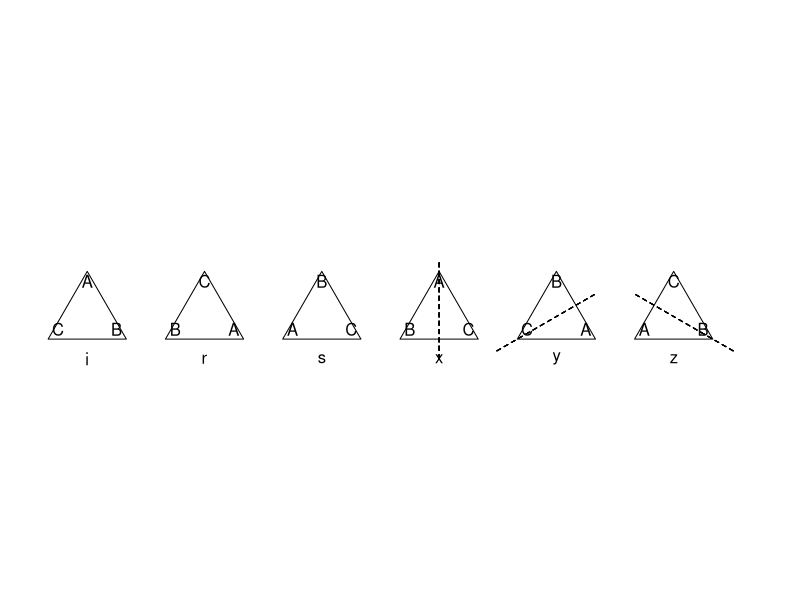
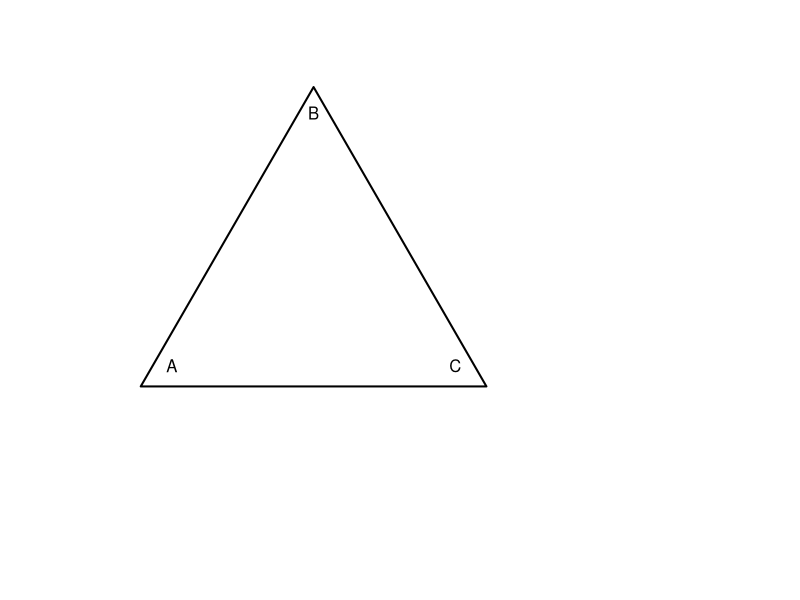

Source code (R) for these figures, in order:
#d3calc.R - Symmetries of the equilateral triangle

D3.makeDataFrame <- function() {
  DF <- data.frame(name=rep("",6),cfg=rep("",6),stringsAsFactors = FALSE)
  DF[1,] <- c("i","ABC")
  DF[2,] <- c("r","CAB")
  DF[3,] <- c("s","BCA")
  DF[4,] <- c("x","ACB")
  DF[5,] <- c("y","BAC")
  DF[6,] <- c("z","CBA")
  return(DF)
}

BiggsDF <- D3.makeDataFrame()
BiggsDF
D3.showConfigs <- function(DF) {
  par(mar=c(1,1,1,1))
  plot(NULL,xlim=c(0,18),ylim = c(-1,3), asp = 1, axes = FALSE)
  for (i in 0:5) {
    points(c(0,2,1,0)+3*i,c(0,0,sqrt(3),0),type = "l")
    lbl <- strsplit(DF[i+1,2],"")[[1]]
    text(c(1,1.75,0.25)+3*i,c(sqrt(3)-0.25,0.25,0.25),lbl)
    text(1+3*i,-0.5,DF[i+1,1])
    segments(c(10,12-0.3*sqrt(3),17+0.3*sqrt(3)),c(-0.5,-0.3,-0.3),
             c(10,13.5+0.3*sqrt(3),15.5-0.3*sqrt(3)),
             c(2,sqrt(3)/2+0.3,sqrt(3)/2+0.3),lty = 2)
  }
}
D3.showConfigs(BiggsDF)

#cfg is a string of symbols, reading clockwise from the top of the triangle
D3.showTriangle <- function(cfg){
  par(mar=c(1,1,1,1))
  plot(NULL,xlim=c(0,3),ylim = c(-1,2), asp = 1, axes = FALSE)
  points(c(0,2,1,0),c(0,0,sqrt(3),0),type = "l", lwd = 2)
  lbl <- strsplit(cfg,"")[[1]]
  text(c(1,1.82,0.18),c(sqrt(3)-0.15,0.12,0.12),lbl)
}
D3.showTriangle("BCA")

#a is one of the Biggs symbols for an operation.

#The return value is the new configuration
D3.apply <- function(a,cfg){
  v <-strsplit(cfg,"")[[1]]   #select first component of list
  w <- switch(a,
              "i" = v,
              "r" = c(v[3],v[1],v[2]),
              "s" = c(v[2],v[3],v[1]),
              "x" = c(v[1],v[3],v[2]),
              "y" = c(v[2],v[1],v[3]),
              "z" = c(v[3],v[2],v[1])
  )
  s <- paste(w,collapse="") 
  return(s)
}
D3.apply("r","BCA")


D3.multiply <- function(DF,a,b){
  #Look up the name, which occurs once and only once
  idx <- which.max(DF$name==b)
  #Find the corresponding configuration
  cfg <- DF$cfg[idx]
  #Apply the group operation to it
  newcfg <- D3.apply(a,cfg)
 # Look up the configuration
  idx <- which.max(DF$cfg==newcfg)
  return (DF$name[idx])
}
D3.multiply(BiggsDF,"r","r")

#To use this with outer() we must vectorize it
vD3.multiply <- Vectorize(D3.multiply,c("a","b"))
outer(c("i","r","s","x","y","z"),c("i","r","s","x","y","z"),"vD3.multiply", DF = BiggsDF)

